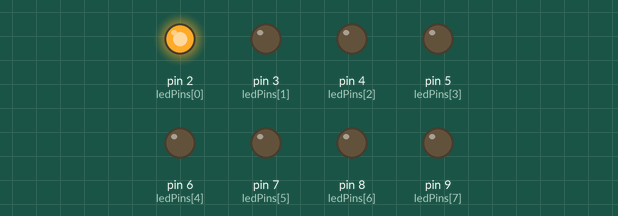
Bench run of a sketch on a simulated Arduino Uno, built with avr-gcc and run on an emulated ATmega328P. Parts: output pins drawn as LEDs (lit = HIGH).

Above: at 5.77 s.
At 6.82 s:
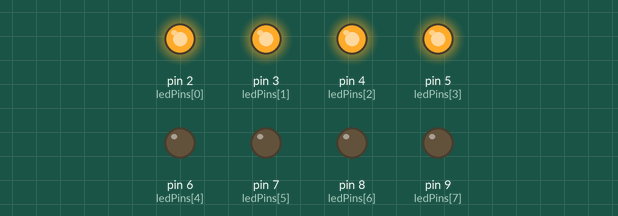
At 7.52 s:
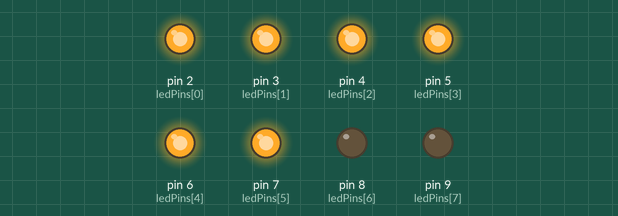
At 8.22 s:
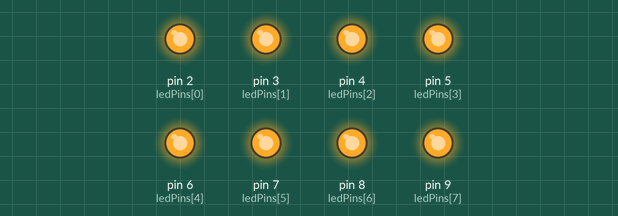
At 9.62 s:
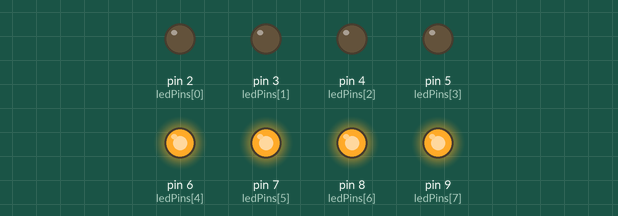
At 11.02 s:
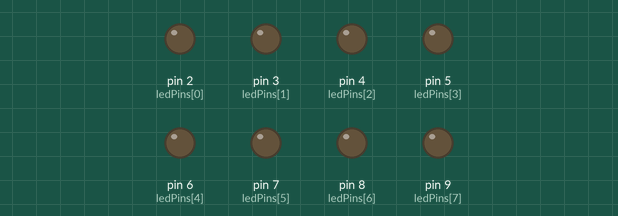
Timing chart, 0 to 14.6 s (numbered marks = the images above):
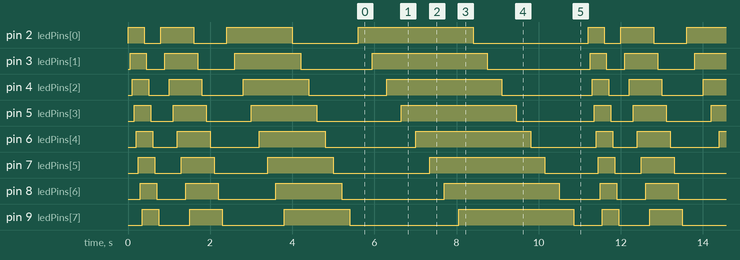

The sketch:

MultipleLED.ino
```cpp
int ledPins[] = {
  2,3,4,5,6,7,8,9};

void setup()
{
  for (int i = 0; i< 8; i++)
  {
    pinMode(ledPins[i], OUTPUT);
  }
}

void loop()
{
  oneAfterAnother();
}

void oneAfterAnother()
{
  int delayTime = 50;
  for (int extraDelay=0; extraDelay < 200; extraDelay = extraDelay+50)
  {
    delayTime = delayTime + extraDelay;
    for (int i=0; i<8;i++)
    {
      digitalWrite(ledPins[i], HIGH);
      delay(delayTime);
    }

    for (int i=0; i<8;i++)
    {
      digitalWrite(ledPins[i], LOW);
      delay(delayTime);
    }
  }
}
```

Measured:
- by itself, pin 2 (ledPins[0]): repeats every 11.2 s: LOW 0.40 s, HIGH 0.80 s, LOW 0.80 s, HIGH 1.6 s, LOW 1.6 s, HIGH 2.8 s, LOW 2.8 s, HIGH 0.40 s
- by itself, pin 3 (ledPins[1]): repeats every 11.2 s: LOW 0.45 s, HIGH 0.80 s, LOW 0.90 s, HIGH 1.6 s, LOW 1.8 s, HIGH 2.8 s, LOW 2.5 s, HIGH 0.40 s
- by itself, pin 4 (ledPins[2]): repeats every 11.2 s: LOW 0.50 s, HIGH 0.80 s, LOW 1.0 s, HIGH 1.6 s, LOW 1.9 s, HIGH 2.8 s, LOW 2.2 s, HIGH 0.40 s
- by itself, pin 5 (ledPins[3]): repeats every 11.2 s: LOW 0.55 s, HIGH 0.80 s, LOW 1.1 s, HIGH 1.6 s, LOW 2.1 s, HIGH 2.8 s, LOW 1.9 s, HIGH 0.40 s
- by itself, pin 6 (ledPins[4]): repeats every 11.2 s: LOW 0.60 s, HIGH 0.80 s, LOW 1.2 s, HIGH 1.6 s, LOW 2.2 s, HIGH 2.8 s, LOW 1.6 s, HIGH 0.40 s
- by itself, pin 7 (ledPins[5]): repeats every 11.2 s: LOW 0.65 s, HIGH 0.80 s, LOW 1.3 s, HIGH 1.6 s, LOW 2.4 s, HIGH 2.8 s, LOW 1.3 s, HIGH 0.40 s
- by itself, pin 8 (ledPins[6]): repeats every 11.2 s: LOW 0.70 s, HIGH 0.80 s, LOW 1.4 s, HIGH 1.6 s, LOW 2.5 s, HIGH 2.8 s, LOW 1.0 s, HIGH 0.40 s
- by itself, pin 9 (ledPins[7]): repeats every 11.2 s: LOW 0.75 s, HIGH 0.80 s, LOW 1.5 s, HIGH 1.6 s, LOW 2.7 s, HIGH 2.8 s, LOW 0.70 s, HIGH 0.40 s
